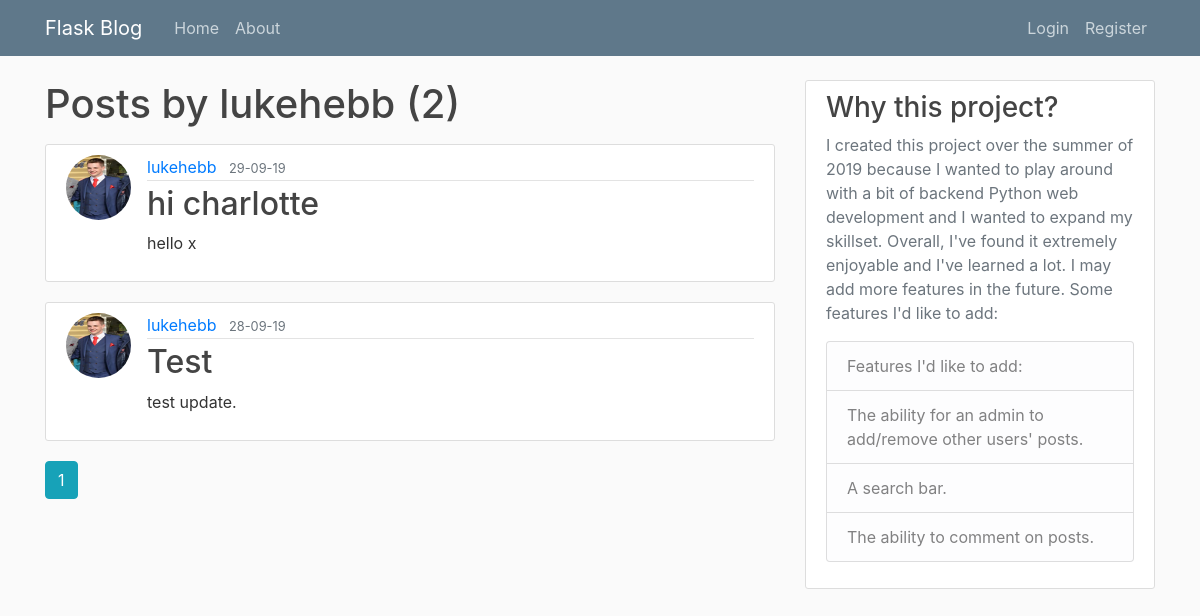
The page /user/lukehebb on the database its author committed.
### flaskblog/models.py (models this page shows, shortened)
class User(db.Model, UserMixin): #create User class and database columns
	id = db.Column(db.Integer, primary_key=True)
	username = db.Column(db.String(20), unique=True, nullable=False)
	email = db.Column(db.String(120), unique=True, nullable=False)
	image_file = db.Column(db.String(20), nullable=False, default='default.jpg')
	password = db.Column(db.String(60), nullable=False)
	posts = db.relationship('Post', backref='author', lazy=True) #create relationship with Post, backref: when we have a post, we can use author to get the user who created the post, lazy=True: will load the data as necessary in one go

class Post(db.Model): #create Post class and database columns
	id = db.Column(db.Integer, primary_key=True)
	title = db.Column(db.String(100), nullable=False)
	date_posted = db.Column(db.DateTime, nullable=False, default=datetime.utcnow)
	content = db.Column(db.Text, nullable=False)
	user_id = db.Column(db.Integer, db.ForeignKey('user.id'), nullable=False)

### flaskblog/routes.py (the view)
@app.route("/user/<string:username>")
def user_post(username): #TODO rename to user_post or user_profile
	page = request.args.get('page', 1, type=int) #get page else go to page 1
	user = User.query.filter_by(username=username).first_or_404() #get the first user with the username else return 404 error
	posts = Post.query.filter_by(author=user).paginate(page=page, per_page=5) #display posts from database from this specific user, only display 5 at a time
	return render_template('user_posts.html', posts=posts, user=user)

### flaskblog/templates/user_posts.html
{% extends "layout.html" %}
{% block content %}
  <h1 class="mb-3">Posts by {{ user.username }} ({{ posts.total }})</h1>
	{% for post in posts.items[::-1] %}
		<article class="media content-section">
        <img class="rounded-circle article-img" src="{{ url_for('static', filename='profile_pics/' + post.author.image_file) }}">
  			<div class="media-body">
    			<div class="article-metadata">
      				<a class="mr-2" href="{{ url_for('user_post', username=post.author.username) }}">{{ post.author.username }}</a>
      				<small class="text-muted">{{ post.date_posted.strftime('%d-%m-%y') }}</small>
    			</div>
    			<h2><a class="article-title" href="{{ url_for('post', post_id=post.id) }}">{{ post.title }}</a></h2>
    			<p class="article-content">{{ post.content }}</p>
  			</div>
		</article>
	{% endfor %}
  {% for page_num in posts.iter_pages(left_edge=1, right_edge=1, left_current=1, right_current=2) %}
    {% if page_num %}
      {% if posts.page == page_num %}
        <a class="btn btn-info mb-4" href="{{ url_for('user_post', username=user.username, page=page_num) }}">{{ page_num }}</a>
      {% else %}
        <a class="btn btn-outline-info mb-4" href="{{ url_for('user_post', username=user.username, page=page_num) }}">{{ page_num }}</a>
      {% endif %}
    {% else %}
      ...
    {% endif %}
  {% endfor %}
{% endblock content %}

### flaskblog/static/main.css (style rules this page uses)
body { background: #fafafa; color: #333333; margin-top: 5rem; }
h1, h2, h3, h4, h5, h6 { color: #444444; }
.content-section { background: #ffffff; padding: 10px 20px; border: 1px solid #dddddd; border-radius: 3px; margin-bottom: 20px; }
.article-title { color: #444444; }
.article-content { white-space: pre-line; }
.article-img { height: 65px; width: 65px; margin-right: 16px; }
.article-metadata { padding-bottom: 1px; margin-bottom: 4px; border-bottom: 1px solid #e3e3e3 }

### rows shown on the page
User: username "lukehebb"
Post: image_file (picture), author.username "lukehebb", date_posted "29-09-19", title "hi charlotte", content "hello x"
Post: image_file (picture), author.username "lukehebb", date_posted "28-09-19", title "Test", content "test update."

### other values the page prints
{{ posts.total }} "2"
{{ page_num }} "1"
